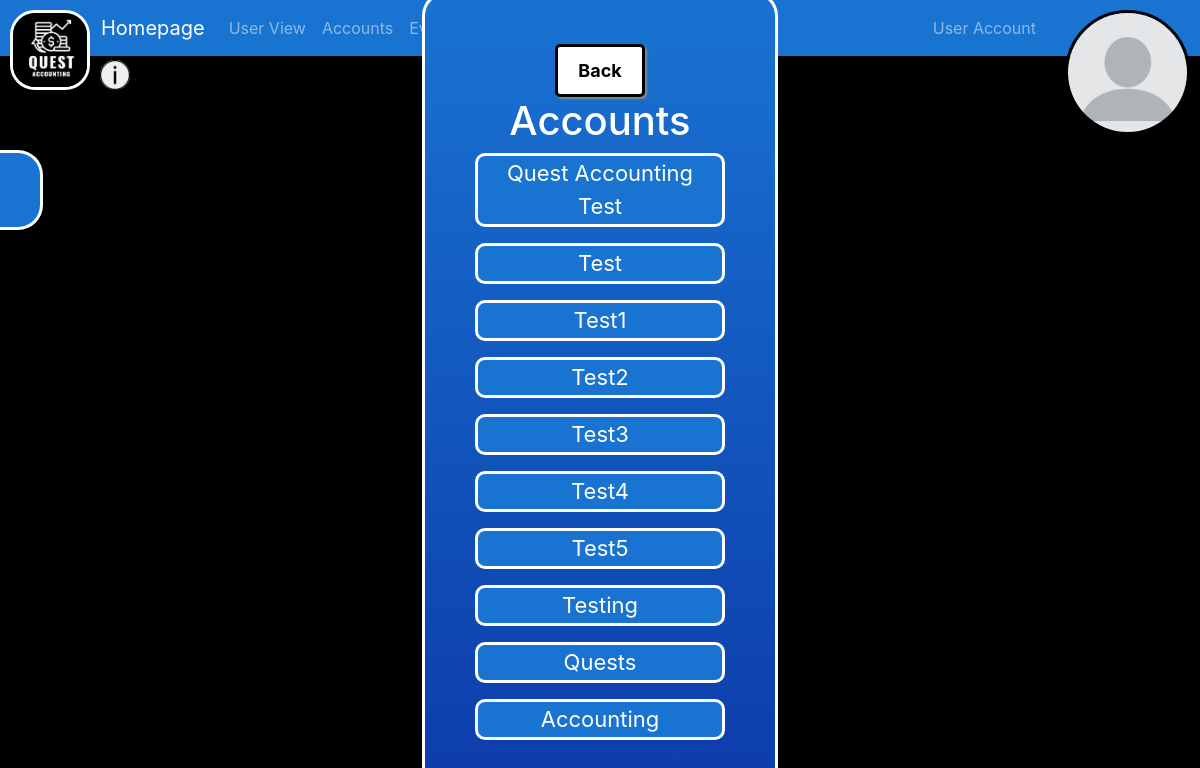
/view_account_list/, run on the app's committed database.
### QuestAccounting/models.py (models this page shows, shortened)
class AccountModel(models.Model):
    account_name = models.CharField(max_length=30, unique=True)
    account_number = models.CharField(max_length=10, unique=True, validators=[RegexValidator(r'^\d{1,10}$', 'Enter a valid number.')])
    account_description = models.CharField(max_length=150)
    normal_side = models.CharField(max_length=6)
    account_category = models.CharField(max_length=20)
    account_subcategory = models.CharField(max_length=20)
    initial_balance = models.DecimalField(max_digits=20, decimal_places=2)
    debit = models.DecimalField(max_digits=20, decimal_places=2)
    credit = models.DecimalField(max_digits=20, decimal_places=2)
    balance = models.DecimalField(max_digits=20, decimal_places=2)
    created_at = models.DateTimeField(auto_now_add=True)
    user_id = models.ForeignKey(User, on_delete=models.PROTECT)
    order = models.CharField(max_length=2)
    statement = models.CharField(max_length=2)
    comment = models.TextField(blank=True)
    activated = models.BooleanField()

### QuestAccounting/views.py (the view)
# urls.py: path('view_account_list/', views.view_account_list, name = "view_account_list"),
def view_account_list(request):
    user = request.user
    account_info = AccountModel.objects.all()
    context = {'user': user, 'is_superuser': request.user.is_superuser, 'account_info': account_info, 'groups': request.user.groups.values_list('name', flat=True)}
    return render(request, "QuestAccounting/chartofaccounts/view_account_list.html", context)

### QuestAccounting/context_processors.py (called while the page is built)
def add_user_context(request):
    return {'user': request.user}

### QuestAccounting/templates/QuestAccounting/chartofaccounts/view_account_list.html (shortened to what this page needs)
{% extends 'QuestAccounting/navbar_styling.html' %}
{% block content %}
<div = class='form-center'>
    <div class = top>
        <div class = back-button>
          {% if 'Manager' in groups %}
          <button type = "button" onclick = "location.href = '{% url 'manager' %}'">Back</button>
          {% elif 'Regular' in groups %}
          <button type = "button" onclick = "location.href = '{% url 'regular' %}'">Back</button>
          {% else %}
          <button type = "button" onclick = "location.href = '{% url 'admin' %}'">Back</button>
          {% endif %}
        </div>
        <div class = title>
          <h1>Accounts</h1>
        </div>
    </div>
    {% for account in account_info %}
    <form action="{% url 'select_account_view' account.account_name %}" method="get">
        <button type="submit">{{ account.account_name }}</button>
    </form>
    {% endfor %}
</div>
{% endblock %}

### QuestAccounting/templates/QuestAccounting/chartofaccounts/view_account_list.html (style rules this page uses)
.form-center { position: fixed; top: 50%; left: 50%; display: flex; justify-content: center; transform: translate(-50%, -50%); flex-direction: column; align-items: center; background-image: linear-gradient(to bottom,#1973D1, #0C3BAA); border-radius: 25px; padding: 50px; border: 3px solid #FFFFFF; }
button[type="button"] { background-color: #ffffff; color: #000000; border-radius: 5px; padding: 10px 20px; margin-bottom: 20px; text-align: center; border: 3px solid #000000; display: block; margin:0 auto; font-size: 18px; font-weight: bold; box-shadow: 2px 2px 2px #888888; }
button[type="submit"] { color: #FFFFFF; font-size: 22px; background-color: #1973D1; width: 250px; height 50px; border: 3px solid #FFFFFF; border-radius: 10px; }

### data on the page
AccountModel: account_name "Quest Accounting Test"
AccountModel: account_name "Test"
AccountModel: account_name "Test1"
AccountModel: account_name "Test2"
AccountModel: account_name "Test3"
AccountModel: account_name "Test4"
AccountModel: account_name "Test5"
AccountModel: account_name "Testing"
AccountModel: account_name "Quests"
AccountModel: account_name "Accounting"
